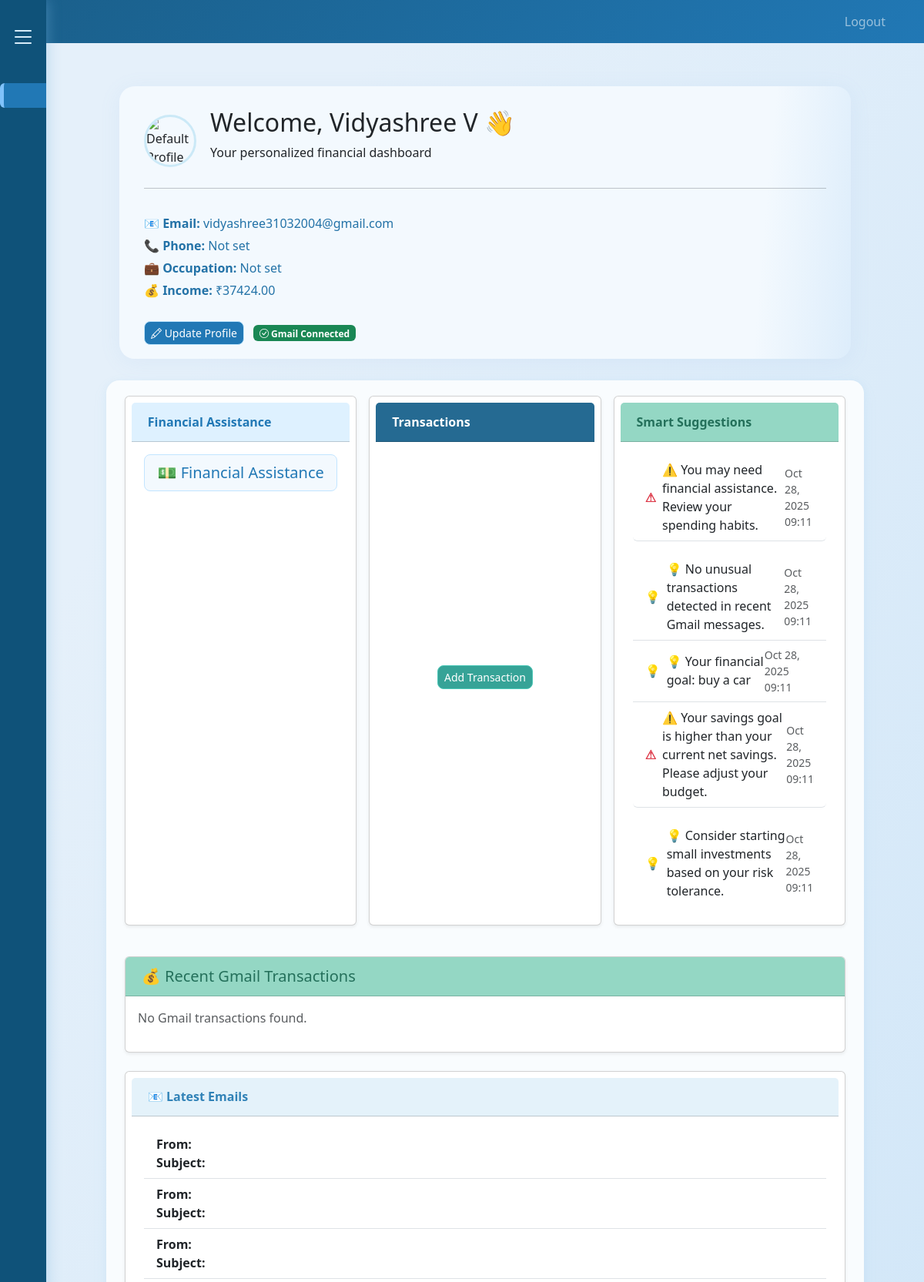
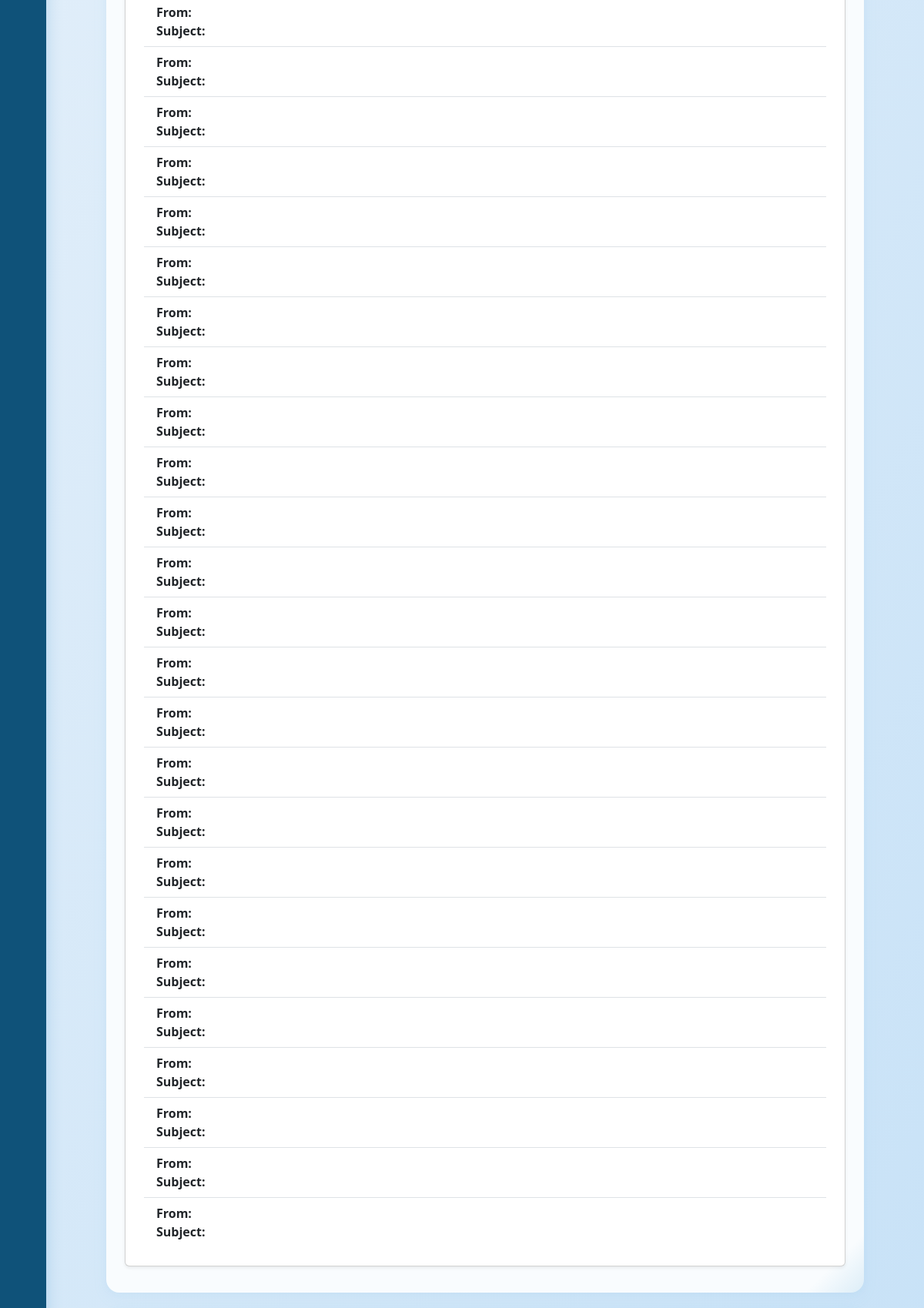
/users/dashboard/ (signed in, upper part), run on the app's committed database (2 pictures, top to bottom).
### users/models.py (models this page shows, shortened)
class UserProfile(models.Model):
    user = models.OneToOneField(
        User,
        on_delete=models.CASCADE,
        related_name="profile",
        null=True,
        blank=True
    )
    name = models.CharField(max_length=100, blank=True)
    email = models.EmailField(unique=True, blank=True)
    phone = models.CharField(max_length=15, blank=True)
    profile_photo = models.ImageField(upload_to="profile_photos/", blank=True, null=True)
    occupation = models.CharField(max_length=100, blank=True)
    income = models.FloatField(default=0.0, blank=True, null=True)
    financial_behavior = models.TextField(blank=True, null=True)
    address = models.TextField(blank=True, null=True)
    dob = models.DateField(blank=True, null=True)
    gender = models.CharField(
        max_length=10,
        choices=[
            ("Male", "Male"),
            ("Female", "Female"),
            ("Other", "Other"),
        ],
        blank=True,
        null=True
    )
    created_at = models.DateTimeField(auto_now_add=True)
    def is_complete(self):
        return all([
            self.profile_photo,
            self.occupation,
            self.income and self.income > 0,
            self.phone,
            self.name,
        ])

### assistance/models.py (models this page shows, shortened)
class SmartSuggestion(models.Model):
    user = models.ForeignKey(
        User,
        on_delete=models.CASCADE,
        related_name="smart_suggestions"
    )
    suggestion = models.TextField()
    created_at = models.DateTimeField(auto_now_add=True)
    is_alert = models.BooleanField(default=False)  # ⚠️ Flag for risky suggestions
    class Meta:
        ordering = ["-created_at"]  # latest first

### users/views.py (the view)
# urls.py: path("dashboard/", views.dashboard_view, name="dashboard"),
@login_required(login_url="login")
def dashboard_view(request):
    profile, _ = UserProfile.objects.get_or_create(user=request.user)
    if not profile.is_complete():
        messages.warning(request, "⚠️ Your profile is incomplete. Please update it.")
    suggestions = SmartSuggestion.objects.filter(user=request.user).order_by("-created_at")[:5]
    transactions = Transaction.objects.filter(user=request.user)
    total_income = transactions.filter(transaction_type="credit").aggregate(Sum("amount"))["amount__sum"] or 0
    total_spending = transactions.filter(transaction_type="debit").aggregate(Sum("amount"))["amount__sum"] or 0
    savings = total_income - total_spending
    context = {
        "profile": profile,
        "income": total_income,
        "spending": total_spending,
        "savings": savings,
        "gmail_connected": request.session.get("gmail_connected", False),
        "latest_emails": request.session.get("latest_emails", []),
        "suggestions": suggestions,
    }
    return render(request, "users/dashboard.html", context)

### users/templates/users/dashboard.html (shortened to what this page needs)
{% extends "base.html" %}
{% load static %}
{% block content %}
<link rel="stylesheet" href="https://cdn.jsdelivr.net/npm/bootstrap-icons@1.11.1/font/bootstrap-icons.css">
<nav class="sidebar-nav" aria-label="Side Navigation" id="sidebar-nav">
  <button class="menu-toggle-btn" id="menu-toggle-btn" aria-label="Expand/collapse sidebar">
    <i class="bi bi-list"></i>
  </button>
  <div class="sidebar-menu">
    <a href="{% url 'dashboard' %}" class="active"><span>Dashboard</span></a>
    <div>
      <button class="submenu-toggle" id="transactions-menu" aria-expanded="false">
      </button>
    </div>
    <a href="{% url 'fraud_alerts' %}"><span>Fraud Alerts</span></a>
    <button class="submenu-toggle" id="reports-menu" aria-expanded="false">
      </button>
    <a href="{% url 'settings' %}"><span>Settings</span></a>
  </div>
</nav>
<div class="main-content">
  <div class="dashboard-header-card">
    <div class="profile-card">
      <div class="profile-header">
        {% if user.profile.profile_photo %}
          <img src="{{ user.profile.profile_photo.url }}" alt="{{ user.username }} Profile">
        {% else %}
          <img src="{% static 'images/default-profile.png' %}" alt="Default Profile">
        {% endif %}
        <div>
          <h2>Welcome, {{ user.get_full_name|default:user.username }} 👋</h2>
          <p>Your personalized financial dashboard</p>
        </div>
      </div>
      <hr>
      <div class="profile-details">
        <p><strong>📧 Email:</strong> {{ user.email }}</p>
        <p><strong>📞 Phone:</strong> {{ user.profile.phone|default:"Not set" }}</p>
        <p><strong>💼 Occupation:</strong> {{ user.profile.occupation|default:"Not set" }}</p>
        <p><strong>💰 Income:</strong> ₹<span id="income">{{ income|default:user.profile.income|default:"0.00"|floatformat:2 }}</span></p>
      </div>
      <div style="margin-top: 15px;">
        <a href="{% url 'profile' %}" class="btn btn-primary btn-sm"><i class="bi bi-pencil"></i> Update Profile</a>
        {% if gmail_connected %}
          <span class="badge bg-success ms-2"><i class="bi bi-check-circle"></i> Gmail Connected</span>
        {% else %}
          <a href="{% url 'connect_gmail' %}" class="btn btn-danger btn-sm ms-2"><i class="bi bi-envelope"></i> Connect Gmail</a>
        {% endif %}
      </div>
    </div>
  </div>
  <div class="dashboard-card">
    <div class="row gx-3">
      <div class="col-md-4 mb-3">
        <div class="card h-100 p-2 shadow-sm">
          <div class="card-header bg-warning text-dark fw-bold">Financial Assistance</div>
          <div class="card-body text-center">
            <a href="{% url 'assist_home_home' %}" class="btn btn-warning btn-lg">💵 Financial Assistance</a>
          </div>
        </div>
      </div>
      <div class="col-md-4 mb-3">
        <div class="card h-100 p-2 shadow-sm">
          <div class="card-header bg-dark text-white">Transactions</div>
          <div class="card-body d-flex flex-column justify-content-center align-items-center">
            <a href="{% url 'transactions:add' %}" class="btn btn-success btn-sm mb-2">Add Transaction</a>
          </div>
        </div>
      </div>
      <div class="col-md-4 mb-3">
        <div class="card h-100 p-2 shadow-sm">
          <div class="card-header bg-success text-white">Smart Suggestions</div>
          <div class="card-body">
            <ul id="suggestions" class="list-group list-group-flush">
              {% if suggestions %}
                {% for s in suggestions %}
                  <li class="list-group-item d-flex align-items-center {% if s.is_alert %}alert{% endif %}">
                    {% if s.suggestion %}
                      {% if s.is_alert %}
                        <span class="me-2 text-danger fw-bold">⚠</span>
                      {% else %}
                        <span class="me-2 text-success">💡</span>
                      {% endif %}
                      <span>{{ s.suggestion }}</span>
                      <small class="text-muted ms-auto">{{ s.created_at|date:"M d, Y H:i" }}</small>
                    {% else %}
                      <span class="me-2 text-success">💡</span>
                      <span>{{ s }}</span>
                    {% endif %}
                  </li>
                {% endfor %}
              {% else %}
                <li class="text-muted">No suggestions available.</li>
              {% endif %}
            </ul>
          </div>
        </div>
      </div>
    </div>
    <div class="card shadow-sm mt-4">
      <div class="card-header bg-success text-white">
        <h5 class="mb-0">💰 Recent Gmail Transactions</h5>
      </div>
      <div class="card-body">
        {% if gmail_transactions %}
        <div class="table-responsive">
          <table class="table table-striped table-hover gmail-txns align-middle">
            <thead>
              <tr>
                <th>Description</th>
                <th>Amount</th>
                <th>Currency</th>
                <th>Email</th>
              </tr>
            </thead>
            <tbody>
              {% for txn in gmail_transactions %}
              <tr>
                <td>{{ txn.description }}</td>
                <td>{{ txn.amount }}</td>
                <td>{{ txn.currency|default:"INR" }}</td>
                <td>
                  {% if txn.message_id %}
                  <a href="https://mail.google.com/mail/u/0/#inbox/{{ txn.message_id }}"
                     target="_blank"
                     class="btn btn-sm btn-outline-primary">
                     📧 View Email
                  </a>
                  {% else %}
                    <span class="text-muted">No message link</span>
                  {% endif %}
                </td>
              </tr>
              {% endfor %}
            </tbody>
          </table>
        </div>
        {% else %}
        <p class="text-muted">No Gmail transactions found.</p>
        {% endif %}
      </div>
    </div>
    <div class="row gx-3 mt-4">
      <div class="col-md-12 mb-3">
        <div class="card h-100 p-2 shadow-sm">
          <div class="card-header bg-info text-white">📧 Latest Emails</div>
          <div class="card-body">
            {% if latest_emails %}
              <ul class="list-group list-group-flush">
                {% for email in latest_emails %}
                  <li class="list-group-item">
                    <strong>From:</strong> {{ email.from }}<br>
                    <strong>Subject:</strong> {{ email.subject }}<br>
                  </li>
                {% endfor %}
              </ul>
            {% endif %}
          </div>
        </div>
      </div>
    </div>
  </div>
</div>
{% endblock %}

### templates/base.html (style rules this page uses)
body { background: #f8f9fa; }

### users/templates/users/dashboard.html (style rules this page uses)
body { background: linear-gradient(120deg, #e5f0fa 15%, #c8e2f7 92%); font-family: 'Segoe UI', Tahoma, Geneva, Verdana, sans-serif; margin: 0; }
.sidebar-nav { position: fixed; top: 0; left: 0; bottom: 0; width: 60px; background: #0f5279; box-shadow: 2px 0 16px #79b4e060; z-index: 1100; display: flex; flex-direction: column; transition: width .20s cubic-bezier(.4,2,.6,1); }
.menu-toggle-btn { background: none; border: none; color: #e1f4ff; font-size: 2rem; padding: 24px 0 19px 0; text-align: center; cursor: pointer; outline: none; margin-bottom: 4px; display: block; }
.sidebar-menu { flex: 1; margin-top: 0; display: flex; flex-direction: column; }
.sidebar-menu a, .sidebar-menu .submenu-toggle { display: flex; align-items: center; font-size: 0; font-weight: 500; color: #e0f3ff; padding: 16px 20px 16px 20px; text-decoration: none; border-left: 5px solid transparent; transition: background .14s, color .14s, border-color .2s, font-size .18s, padding .18s; border-radius: 6px 0 0 6px; margin-bottom: 2px; cursor: pointer; background: none; border: none; outline: none; }
.sidebar-menu a.active, .sidebar-menu a:hover, .sidebar-menu .submenu-toggle.active, .sidebar-menu .submenu-toggle:hover { background: #2178b5; color: #fff; border-left: 5px solid #80c2fa; }
.main-content { margin-left: 60px; padding: 32px 36px 32px 36px; min-height: 100vh; transition: margin-left .20s cubic-bezier(.4,2,.6,1); }
.dashboard-header-card { max-width: 950px; margin: 0 auto 28px auto; background: linear-gradient(95deg, #f3f9fe 87%, #ddedfb 100%); border-radius: 20px; box-shadow: 0 4px 28px #77a8db17; padding: 28px 32px 18px 32px; display: flex; flex-direction:column; }
.profile-card { display: flex; flex-direction: column; gap:8px; }
.profile-header { display: flex; align-items: center; gap: 18px; }
.profile-header img { border-radius: 50%; width: 68px; height: 68px; object-fit: cover; border: 3px solid #cbe9f7; }
.profile-details { margin-top: 14px; }
.profile-details p { margin: 5px 0; color: #2372a7; }
.dashboard-header-card hr { margin:10px 0 6px 0; }
.dashboard-card { background: linear-gradient(135deg, #f9fcfe 98%, #dcedf7 100%); border-radius: 17px; box-shadow: 0 7px 19px #9dd1e814, 0 1px 10px #60aee410; padding: 20px 24px 18px 24px; margin-bottom: 22px; }
.card-header.bg-warning { background: #def1ff !important; color: #2178b5 !important; }
.card-header.bg-success { background: #94d7c4 !important; color: #24705b !important; }
.card-header.bg-info { background: #e4f2fa !important; color: #3082b7 !important; }
.card-header.bg-dark { background: #256a92 !important; color: #fff !important; }
.card-header { font-weight: bold; padding: 0.8em 1.3em; border-radius: 12px 12px 0 0; }
.btn-primary, .btn-outline-primary { background-color: #2178b5 !important; border-color: #bee5fd !important; color: #fff; }
.btn-success, .btn-outline-success { background-color: #36a397 !important; border-color: #4bc8b7 !important; color: #fff; }
.btn-warning, .btn-outline-warning { background-color: #f3f9fe !important; color: #2178b5 !important; border-color: #c2e5ff !important; }
.btn { border-radius: 8px; }

### data on the page
SmartSuggestion: suggestion "⚠️ You may need financial assistance. Review your spending habits.", created_at "Oct 28, 2025 09:11"
SmartSuggestion: suggestion "💡 No unusual transactions detected in recent Gmail messages.", created_at "Oct 28, 2025 09:11"
SmartSuggestion: suggestion "💡 Your financial goal: buy a car", created_at "Oct 28, 2025 09:11"
SmartSuggestion: suggestion "⚠️ Your savings goal is higher than your current net savings. Please adjust your budget.", created_at "Oct 28, 2025 09:11"
SmartSuggestion: suggestion "💡 Consider starting small investments based on your risk tolerance.", created_at "Oct 28, 2025 09:11"

### other printed values
{{ user.get_full_name|default:user.username }} "Vidyashree V"
{{ user.email }} "vidyashree31032004@gmail.com"
{{ user.profile.phone|default:"Not set" }} "Not set"
{{ user.profile.occupation|default:"Not set" }} "Not set"
{{ income|default:user.profile.income|default:"0.00"|floatformat:2 }} "37424.00"
